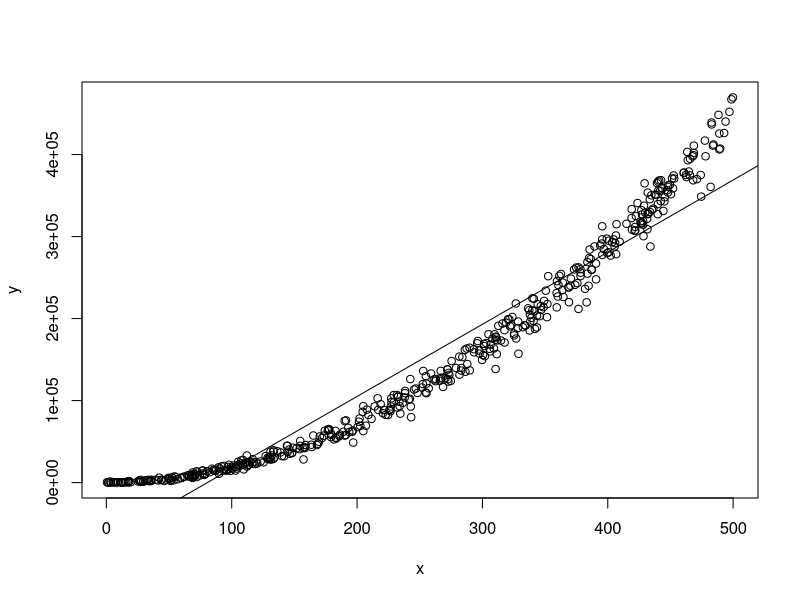
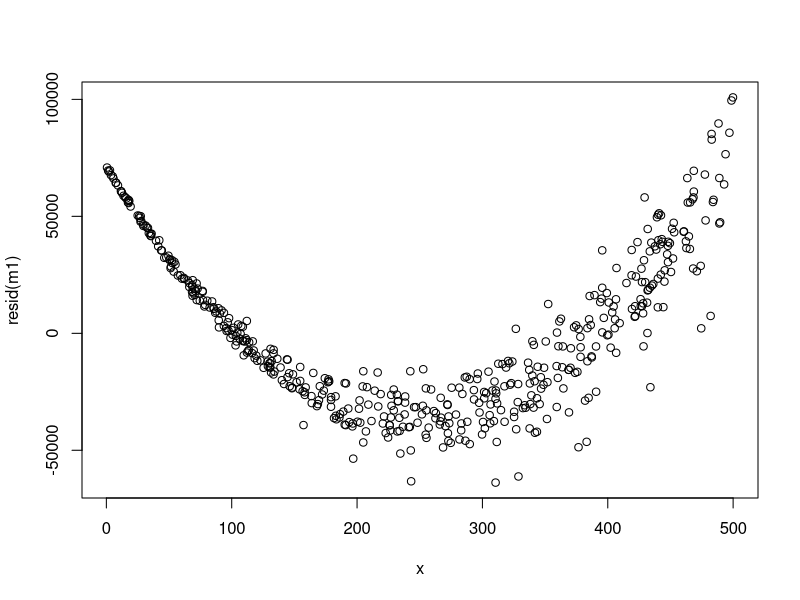
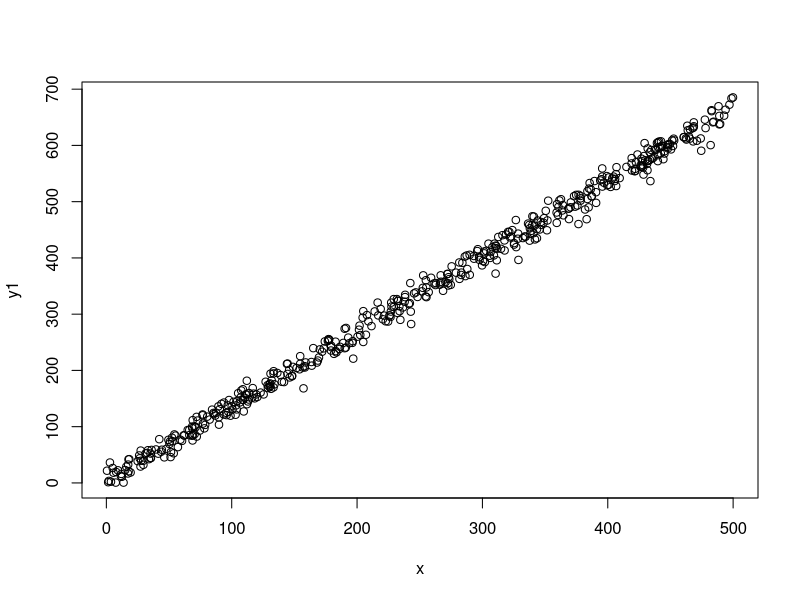
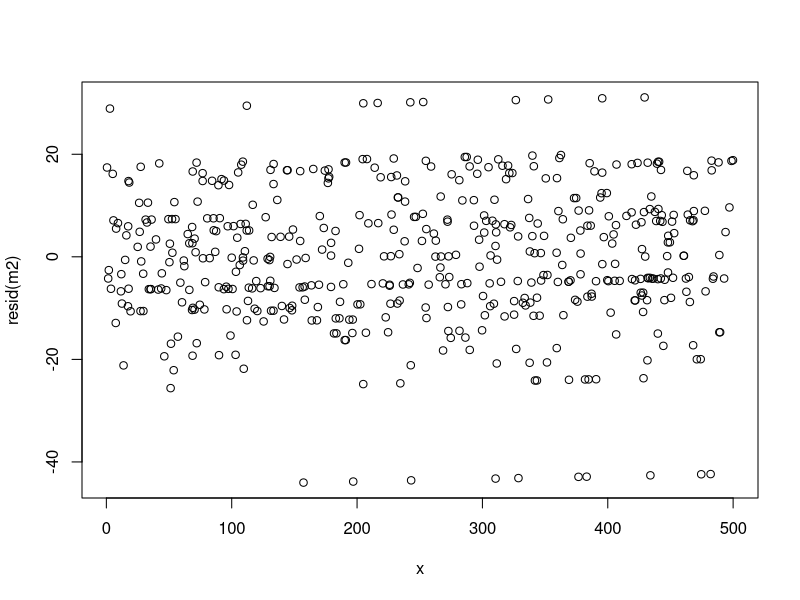
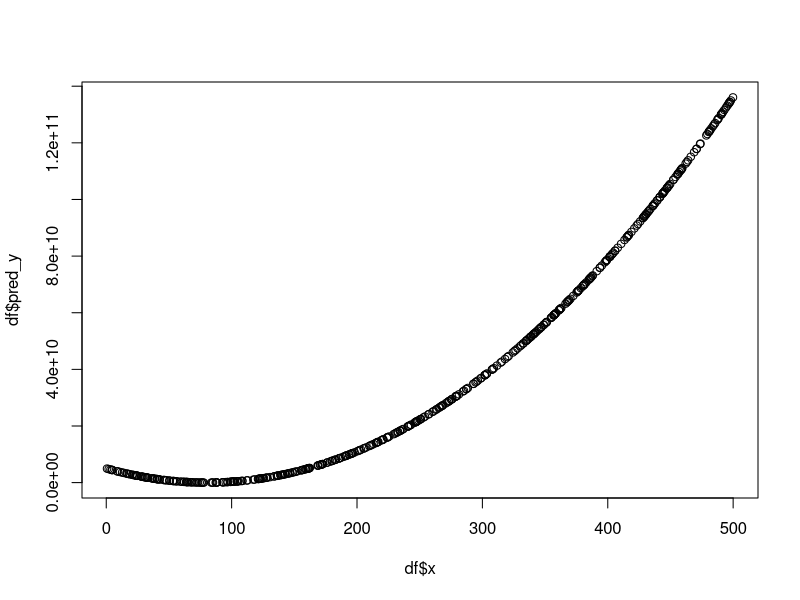

Here is the R script that generated these plots, in order:

# Can linear regression work for us when the relationship doesn't look like a line?

# Yes! With transformations.

# Let us generate example data 
set.seed(123456789)


# Create uniformly distributed data
x <-runif(500,min=0,max=500)

# y = random coefficient * x + normally distributed error ^ 3
# The error makes the distribution of y exponential (most values are small)
y <- (runif(1, 0.1, 2.5) * x+ rnorm(50, mean = 2, sd = 12))^2

# The plot shows that this data does not have a linear pattern. 
plot(x, y)


m1 <- lm(y~x)
summary(m1)
abline(m1)

# We see also in the residual plot that the data does not show a linear pattern. 
plot(x , resid(m1))



# Now, let us transform the data to a new form. 
# We calculate the square root of y 
y1 <- sqrt(y)

# Now, data has a linear pattern. 
plot(x, y1)

m2 <- lm(y1~x)
summary(m2)

# Residual plot also shows randomly distributed errors (good!) 
plot(x , resid(m2))

# It is important to know that after transformation, 
# we need to interpret all of the prediction results using the transformation function. 


x_new <- runif(500,min=0,max=500)

df = data.frame(x_new)
colnames(df) = c("x")

df$y_hat = predict(m1,df)

#Remember to convert back to original scale of y
df$pred_y = df$y_hat^2

plot(df$x,df$pred_y)

